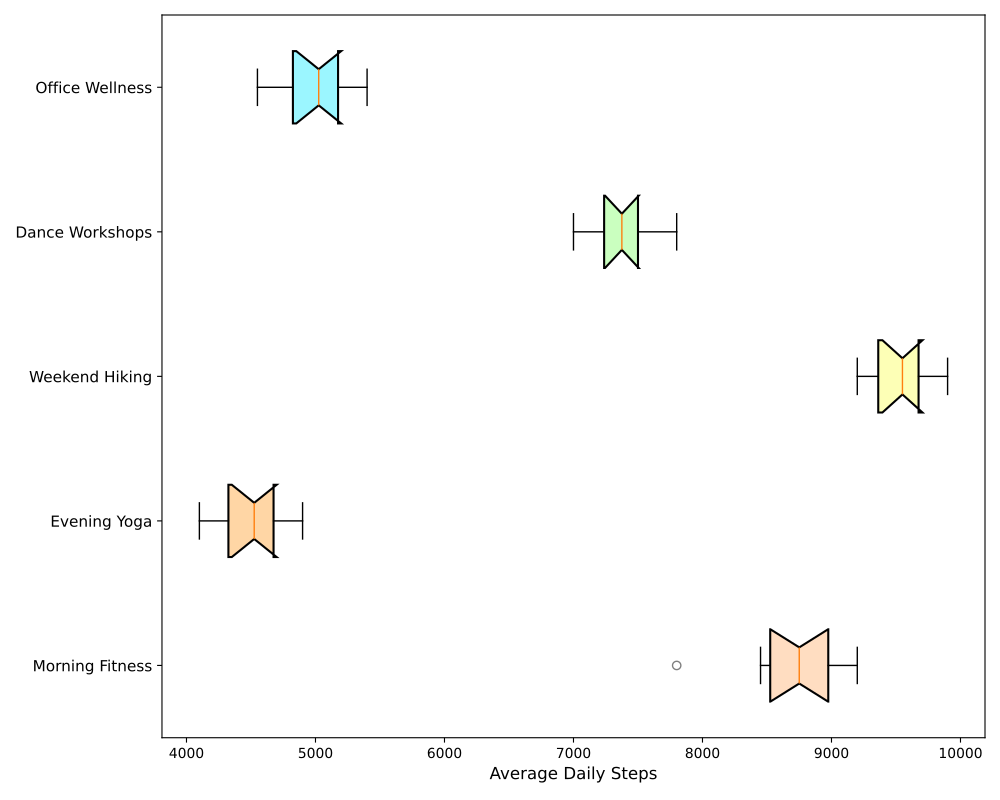

Write the Python code that produced this figure.
import matplotlib.pyplot as plt
import numpy as np

programs = ['Morning Fitness', 'Evening Yoga', 'Weekend Hiking', 'Dance Workshops', 'Office Wellness']
steps_data = [
    [8500, 8700, 7800, 9000, 8800, 8900, 8600, 9100, 9200, 8450],
    [4500, 4200, 4100, 4600, 4700, 4900, 4300, 4800, 4400, 4550],
    [9500, 9600, 9400, 9300, 9200, 9800, 9900, 9700, 9350, 9600],
    [7000, 7500, 7200, 7100, 7350, 7600, 7800, 7400, 7500, 7350],
    [5000, 4800, 4700, 5100, 5200, 5400, 4550, 4900, 5050, 5250]
]

fig, ax = plt.subplots(figsize=(10, 8))
box = ax.boxplot(steps_data, vert=False, patch_artist=True, notch=True, whis=1.5)  # Ensure horizontal box

colors = ['#FFDDC1', '#FFD6A5', '#FDFFB6', '#CAFFBF', '#9BF6FF']
for patch, color in zip(box['boxes'], colors):
    patch.set_facecolor(color)
    patch.set_edgecolor('black')
    patch.set_linewidth(1.5)

for flier in box['fliers']:
    flier.set(marker='o', color='red', alpha=0.5)

ax.set_yticklabels(programs, fontsize=11)
ax.set_xlabel('Average Daily Steps', fontsize=12)

plt.tight_layout()
plt.show()
